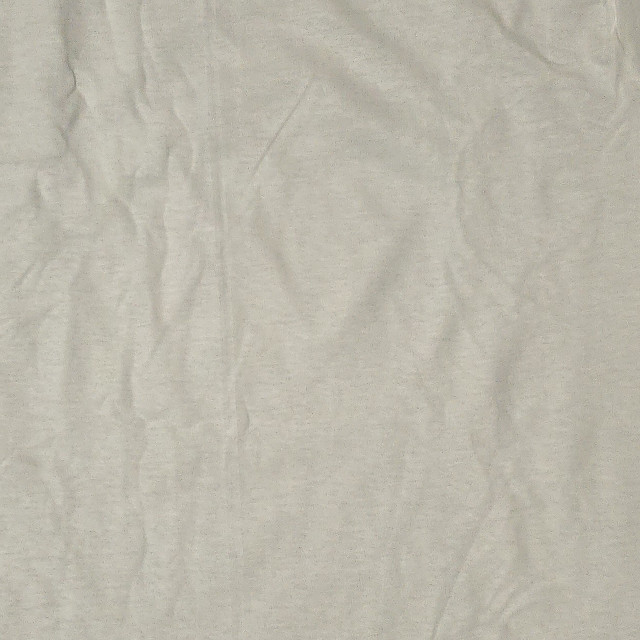
#> input picture dataset/src/c02.jpg, 640 x 640 px; its folder holds 3 pictures in this run
$ jupyter execute --allow-errors staintrain.ipynb
#> lines starting #> are read from the running program, lines starting #| are printed output that depends on the picture
# Stain Detection Model Training

June 21, 2025

[cell 1]
# Install dependencies

import sys
import subprocess

def install_packages():
    """Install required packages"""
    packages = [
        'ultralytics',
        'torch',
        'torchvision',
        'onnx',
        'onnxruntime-gpu',
        'opencv-python',
        'pillow',
        'matplotlib',
        'seaborn',
        'pandas',
        'ipynbname'
    ]

    subprocess.check_call([sys.executable, "-m", "pip", "install", *packages])
#> (this line was passed over: subprocess is not available in this run)

    print("All packages installed successfully!")

install_packages()

[cell 2]
# GPU check

import torch
import cv2
import numpy as np
import matplotlib.pyplot as plt
import seaborn as sns
from pathlib import Path
import os
import yaml
from ultralytics import YOLO
from IPython.display import display, Image, clear_output
import pandas as pd

# Check GPU availability
print("=== GPU Check ===")
print(f"CUDA available: {torch.cuda.is_available()}")
#> (this line was passed over: torch is not available in this run)
#> (the rest of this cell did not finish here and is left out)

[cell 3]
# Split the dataset into training and validation sets

import os
import random
import shutil

import ipynbname

def split_dataset_for_yolo(source_dir, dest_dir, split_ratio=0.8):
    """
    Splits the dataset into training and validation sets.

    :param source_dir: Directory containing the original dataset.
    :param train_dir: Directory to save the training set.
    :param val_dir: Directory to save the validation set.
    :param split_ratio: Ratio of training data to total data (default is 0.8).
    """
#> called with source_dir = 'dataset/src', dest_dir = 'dataset', split_ratio = 0.8

    # Remove the output dirs recursively and unconditionally to ensure they do not exist.


    # Create the image and label dirs
    for d in ['train','test','val']:
        this_dir = os.path.join(dest_dir,d)
        if os.path.exists(this_dir):
            shutil.rmtree(this_dir)
        os.makedirs(this_dir)
        os.makedirs(os.path.join(this_dir, 'images'))
        os.makedirs(os.path.join(this_dir, 'labels'))

    # Get all files in the source directory
    all_files = [f for f in os.listdir(source_dir) if os.path.isfile(os.path.join(source_dir, f)) and f.endswith('.jpg')]

    # Shuffle the files
    random.shuffle(all_files)

    # Calculate the split index
    split_index = int(len(all_files) * split_ratio)

    # Split the files into training and validation sets
    train_files = all_files[:split_index]
    val_files = all_files[split_index:]

    # Select 10% random files for test set
    random.shuffle(all_files)
    split_index = int(len(all_files) * 0.1)
    test_files = all_files[:split_index]

    # Move files to their respective directories
    for file in train_files:
        shutil.copy(os.path.join(source_dir, file), os.path.join(dest_dir, "train", "images", file))
        label_file = os.path.splitext(file)[0] + '.txt'
        if os.path.exists(os.path.join(source_dir, label_file)):
            shutil.copy(os.path.join(source_dir, label_file), os.path.join(dest_dir, "train", "labels", label_file))

    for file in val_files:
        shutil.copy(os.path.join(source_dir, file), os.path.join(dest_dir, "val", "images", file))
        label_file = os.path.splitext(file)[0] + '.txt'
        if os.path.exists(os.path.join(source_dir, label_file)):
            shutil.copy(os.path.join(source_dir, label_file), os.path.join(dest_dir, "val", "labels", label_file))

    for file in test_files:
        shutil.copy(os.path.join(source_dir, file), os.path.join(dest_dir, "test", "images", file))
        label_file = os.path.splitext(file)[0] + '.txt'
        if os.path.exists(os.path.join(source_dir, label_file)):
            shutil.copy(os.path.join(source_dir, label_file), os.path.join(dest_dir, "test", "labels", label_file))

    print(f"Dataset split completed: {len(train_files)} training files, {len(test_files)} test files, {len(val_files)} validation files.")

try:
    script_dir = os.path.dirname(os.path.abspath(__file__))
except NameError:
    # try as Notebook
    notebook_path = ipynbname.path()
    script_dir = os.path.dirname(notebook_path)

print("Script directory:", script_dir)

ds_directory = os.path.join(script_dir, "dataset")
source_directory = os.path.join(ds_directory,"src")

split_dataset_for_yolo(source_directory, ds_directory)

[cell 4]
# Data Augmentation with Contrast Enhancement

import cv2
import numpy as np
import random
import os
from pathlib import Path
import shutil

def apply_contrast_enhancement(image, method='clahe', **kwargs):
    """Apply various contrast enhancement techniques"""

    if len(image.shape) == 3:
        # Convert to grayscale for processing, then back to BGR
        gray = cv2.cvtColor(image, cv2.COLOR_BGR2GRAY)
    else:
        gray = image.copy()

    if method == 'clahe':
        clip_limit = kwargs.get('clip_limit', random.uniform(1.5, 3.0))
        tile_size = kwargs.get('tile_size', random.choice([8, 16]))
        clahe = cv2.createCLAHE(clipLimit=clip_limit, tileGridSize=(tile_size, tile_size))
        enhanced = clahe.apply(gray)

    elif method == 'histogram_eq':
        enhanced = cv2.equalizeHist(gray)

    elif method == 'contrast_stretch':
        lower_pct = kwargs.get('lower_pct', random.uniform(1, 3))
        upper_pct = kwargs.get('upper_pct', random.uniform(97, 99))
        lower = np.percentile(gray, lower_pct)
        upper = np.percentile(gray, upper_pct)
        enhanced = np.clip((gray - lower) / (upper - lower) * 255, 0, 255).astype(np.uint8)

    elif method == 'adaptive_gamma':
        # Adaptive gamma correction based on image statistics
        mean_intensity = np.mean(gray)
        gamma = 2.2 if mean_intensity > 127 else 0.8
        gamma += random.uniform(-0.2, 0.2)  # Add randomness

        # Create lookup table
        inv_gamma = 1.0 / gamma
        table = np.array([((i / 255.0) ** inv_gamma) * 255 for i in np.arange(0, 256)]).astype("uint8")
        enhanced = cv2.LUT(gray, table)

    # Convert back to BGR if original was color
    if len(image.shape) == 3:
        enhanced = cv2.cvtColor(enhanced, cv2.COLOR_GRAY2BGR)

    return enhanced

def augment_dataset(source_dir, work_dir, augmentation_factor=3):
    """
    Create augmented dataset with contrast enhancement and other augmentations

    Args:
        source_dir: Original dataset directory (dataset/src)
        work_dir: Working directory for augmented data (dataset/work)
        augmentation_factor: How many augmented versions per original image
    """
#> called with source_dir = 'dataset/src', work_dir = 'dataset/work', augmentation_factor = 3

    # Clear and create work directory structure
    work_path = Path(work_dir)
    if work_path.exists():
        shutil.rmtree(work_path)

    for split in ['train', 'val', 'test']:
        for subdir in ['images', 'labels']:
            (work_path / split / subdir).mkdir(parents=True, exist_ok=True)

    # Get all image files
    source_path = Path(source_dir)
    image_files = list(source_path.glob('*.jpg')) + list(source_path.glob('*.jpeg')) + list(source_path.glob('*.png'))

    print(f"Found {len(image_files)} images to augment")

    # Split files
    random.shuffle(image_files)

    # Use your existing split ratios
    train_split = int(len(image_files) * 0.8)
    test_split = int(len(image_files) * 0.1)

    splits = {
        'train': image_files[:train_split],
        'test': image_files[train_split:train_split + test_split],
        'val': image_files[train_split + test_split:]
    }

    total_processed = 0

    for split_name, files in splits.items():
        print(f"Processing {split_name} split: {len(files)} files")

        for img_file in files:
            # Copy original files first
            img_name = img_file.name
            label_name = img_file.stem + '.txt'
            label_file = source_path / label_name

            # Original image and label
            shutil.copy2(img_file, work_path / split_name / 'images' / img_name)
            if label_file.exists():
                shutil.copy2(label_file, work_path / split_name / 'labels' / label_name)

            # Create augmented versions
            if split_name == 'train':  # Only augment training data
                img = cv2.imread(str(img_file))
#> img is the input picture: shape (640, 640, 3); mean B, G, R 172.5, 185, 188.7

                for aug_idx in range(augmentation_factor):
                    # Random contrast enhancement method
                    method = random.choice(['clahe', 'contrast_stretch', 'adaptive_gamma'])
                    enhanced_img = apply_contrast_enhancement(img, method=method)

                    # Additional random augmentations
                    augmented_img = enhanced_img.copy()

                    # Random brightness adjustment
                    if random.random() < 0.5:
                        brightness = random.randint(-30, 30)
                        augmented_img = cv2.convertScaleAbs(augmented_img, alpha=1, beta=brightness)

                    # Random noise (very subtle for fabric)
                    if random.random() < 0.3:
                        noise = np.random.normal(0, random.uniform(1, 3), augmented_img.shape).astype(np.int16)
                        augmented_img = np.clip(augmented_img.astype(np.int16) + noise, 0, 255).astype(np.uint8)

                    # Random slight blur (to simulate camera focus variations)
                    if random.random() < 0.2:
                        kernel_size = random.choice([3, 5])
                        augmented_img = cv2.GaussianBlur(augmented_img, (kernel_size, kernel_size), 0)

                    # Save augmented image
                    aug_img_name = f"{img_file.stem}_aug{aug_idx}{img_file.suffix}"
                    aug_label_name = f"{img_file.stem}_aug{aug_idx}.txt"

                    cv2.imwrite(str(work_path / split_name / 'images' / aug_img_name), augmented_img)

                    # Copy label file for augmented image
                    if label_file.exists():
                        shutil.copy2(label_file, work_path / split_name / 'labels' / aug_label_name)
#> this loop made 3 passes
#> (lower in apply_contrast_enhancement, upper in apply_contrast_enhancement) on pass 1: (170, 199)
#> (mean_intensity in apply_contrast_enhancement, gamma in apply_contrast_enhancement, inv_gamma in apply_contrast_enhancement) on pass 3: (184.7, 2.39, 0.418)
#> pass 1, in apply_contrast_enhancement, `enhanced = np.clip((gray - lower) / (upper - lower) * 255, 0, 255).ast..`:
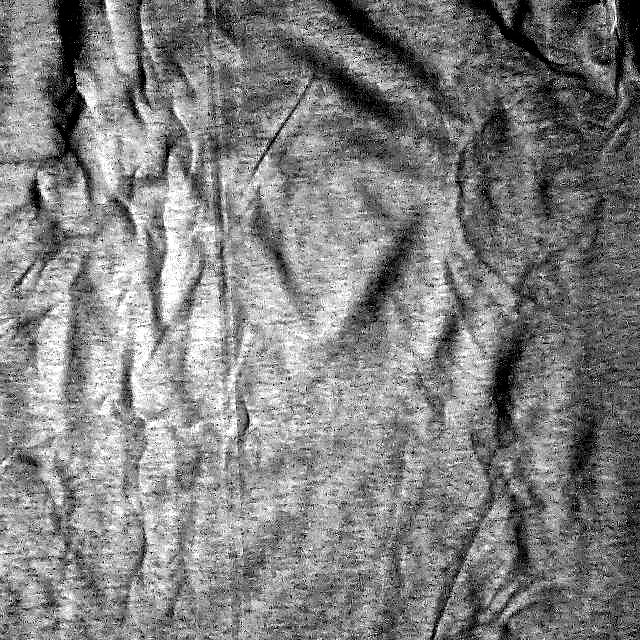
#> enhanced: shape (640, 640); min 0, max 255, mean 129.2
#> pass 2, in apply_contrast_enhancement (call 2), `enhanced = clahe.apply(gray)`:
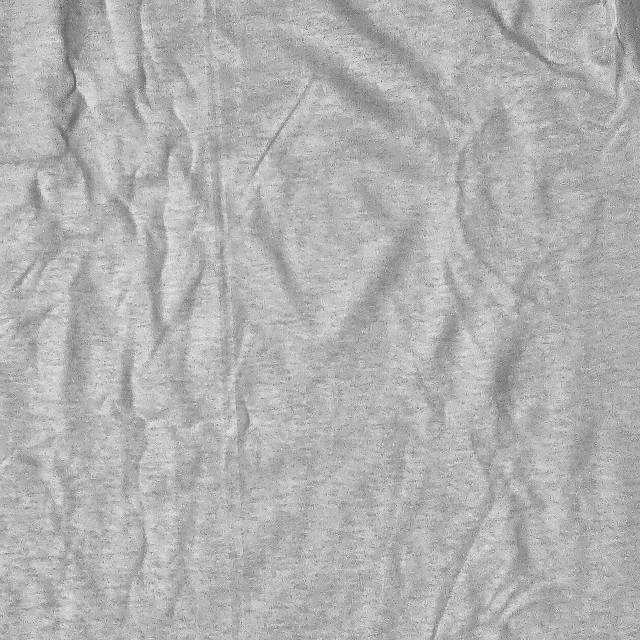
#> enhanced: shape (640, 640); min 81, max 231, mean 177.8

            total_processed += 1
            if total_processed % 10 == 0:
                print(f"Processed {total_processed}/{len(image_files)} images")

    # Count final dataset
    for split in ['train', 'val', 'test']:
        img_count = len(list((work_path / split / 'images').glob('*')))
        print(f"{split}: {img_count} images")

    print(f"✅ Augmented dataset created in {work_dir}")
    return work_dir

# Create augmented dataset
try:
    script_dir = os.path.dirname(os.path.abspath(__file__))
except NameError:
    notebook_path = ipynbname.path()
    script_dir = os.path.dirname(notebook_path)

source_directory = os.path.join(script_dir, "dataset", "src")
work_directory = os.path.join(script_dir, "dataset", "work")

if os.path.exists(work_directory):
    shutil.rmtree(work_directory)
os.makedirs(work_directory, exist_ok=True)

print("Creating augmented dataset...")
augmented_dataset_dir = augment_dataset(source_directory, work_directory, augmentation_factor=3)

# Create data.yaml pointing to augmented dataset
data_yaml_content = f"""
# Stain Detection Dataset Configuration
path: {os.path.join(script_dir, "dataset", "work")}  # dataset root dir
train: train/images  # train images (relative to 'path')
val: val/images      # val images (relative to 'path')
test: test/images    # test images (relative to 'path')

# Classes
names:
  0: stain

# Number of classes
nc: 1
"""

# Write the data.yaml file
with open('data.yaml', 'w') as f:
    f.write(data_yaml_content.strip())

print("✅ data.yaml updated to use augmented dataset")
print(f"Dataset path: {os.path.join(script_dir, 'dataset', 'work')}")

[cell 5]
# Dataset structure validation

def validate_dataset_structure():
    """Validate that the dataset structure is correct"""

    # Check for data.yaml
    if not os.path.exists('data.yaml'):
        print("❌ data.yaml not found!")
        return False

    # Load and display data.yaml
    with open('data.yaml', 'r') as f:
        data_config = yaml.safe_load(f)

    print("=== Dataset Configuration ===")
    for key, value in data_config.items():
        print(f"{key}: {value}")

    # Check directories
    required_dirs = ['train', 'val', 'test']  # Note: 'val' not 'valid' in some configs

    for split in required_dirs:
        img_dir = data_config.get(split, f'../{split}/images')
        # Handle relative paths
        if img_dir.startswith('../'):
            img_dir = img_dir[3:]  # Remove '../'

        img_dir = os.path.join(data_config['path'], img_dir)
        if os.path.exists(img_dir):
            img_count = len([f for f in os.listdir(img_dir) if f.lower().endswith(('.jpg', '.jpeg', '.png'))])
            print(f"✅ {split}: {img_count} images found in {img_dir}")
        else:
            print(f"❌ {split} directory not found: {img_dir}")

    return True

# Validate dataset
dataset_valid = validate_dataset_structure()

[cell 6]
# Test system

import gc
import torch
import psutil
import os

def check_memory_and_disk():
    """Check current memory and disk usage"""

    # Check RAM
    memory = psutil.virtual_memory()
    print(f"RAM: {memory.used/1024**3:.1f}GB used / {memory.total/1024**3:.1f}GB total ({memory.percent:.1f}%)")
#> (this line was passed over: psutil is not available in this run)

    # Check disk space
    disk = psutil.disk_usage('/')
    print(f"Disk: {disk.used/1024**3:.1f}GB used / {disk.total/1024**3:.1f}GB total ({disk.used/disk.total*100:.1f}%)")
#> (this line was passed over: psutil is not available in this run)
#> (the call stopped at in check_memory_and_disk, `if torch.cuda.is_available():`: torch is not available in this run)

    # Check GPU memory if available
    if torch.cuda.is_available():
        torch.cuda.synchronize()
        gpu_memory = torch.cuda.memory_allocated() / 1024**3
        gpu_total = torch.cuda.get_device_properties(0).total_memory / 1024**3
        print(f"GPU: {gpu_memory:.1f}GB used / {gpu_total:.1f}GB total")

    # Check shared memory
    try:
        shm_stats = os.statvfs('/dev/shm')
        shm_total = shm_stats.f_frsize * shm_stats.f_blocks / 1024**3
        shm_free = shm_stats.f_frsize * shm_stats.f_bavail / 1024**3
        print(f"Shared Memory: {shm_total-shm_free:.1f}GB used / {shm_total:.1f}GB total")
    except:
        print("Shared memory stats not available")

def clean_memory():
    """Aggressive memory cleanup"""
    gc.collect()
    if torch.cuda.is_available():
        torch.cuda.empty_cache()
        torch.cuda.synchronize()
    print("Memory cleaned")

def clear_temp_files():
    """Clear PyTorch temporary files"""
    import tempfile
    import glob

    temp_dir = tempfile.gettempdir()
    torch_files = glob.glob(os.path.join(temp_dir, 'torch_*'))

    removed_count = 0
    for file_path in torch_files:
        try:
            if os.path.isfile(file_path):
                os.unlink(file_path)
                removed_count += 1
        except Exception as e:
            pass  # Ignore files in use

    print(f"Cleared {removed_count} temporary PyTorch files")

check_memory_and_disk()
clear_temp_files()
clean_memory()
#> (the call stopped at in clean_memory, `if torch.cuda.is_available():`: torch is not available in this run)
